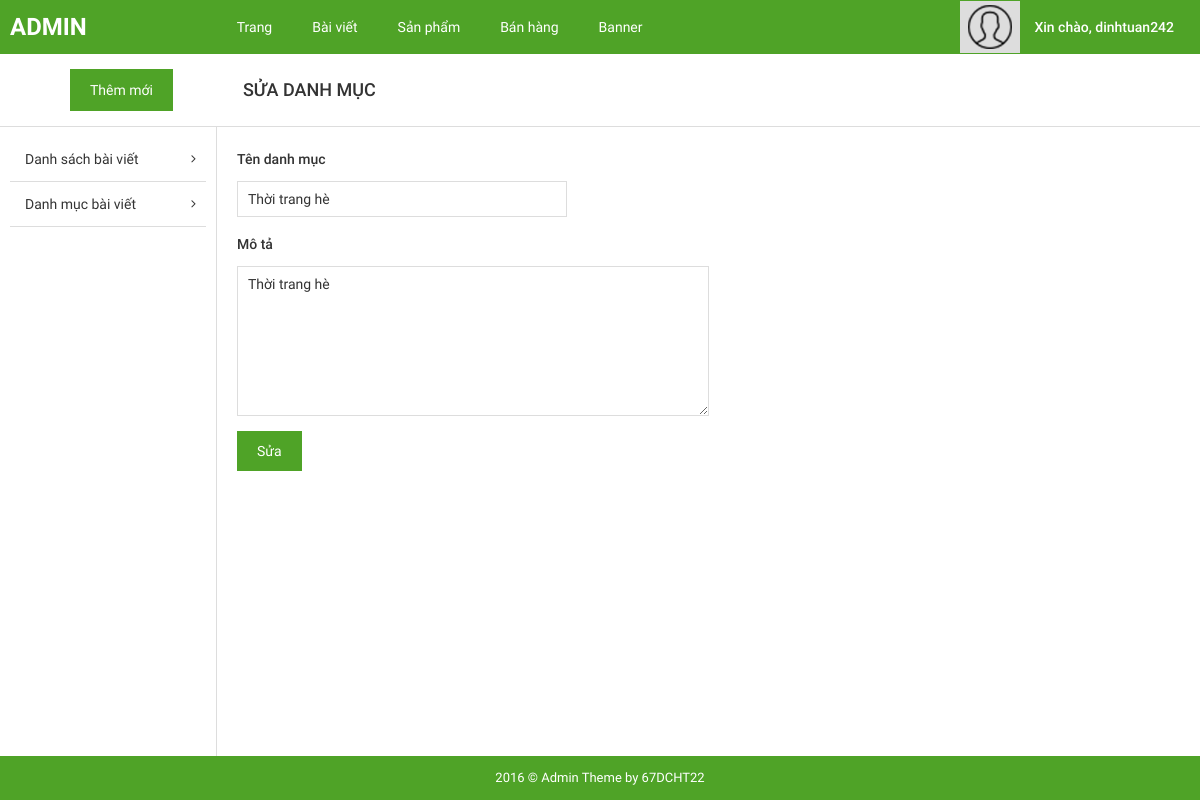
The page /admin/?page=change_cat&id=9 (signed in) on the database its author committed.
### tables this page shows
CREATE TABLE `tbl_user` (
  `username` varchar(30) NOT NULL,
  `name` char(50) DEFAULT NULL,
  `email` varchar(200) DEFAULT NULL,
  `phone` varchar(10) DEFAULT NULL,
  `address` varchar(200) DEFAULT NULL,
  `password` varchar(10) NOT NULL
);

CREATE TABLE `tbl_category` (
  `id` int(11) NOT NULL,
  `title` varchar(100) NOT NULL,
  `content` text NOT NULL
);

### admin/pages/change_cat.php (the view, shortened to what this page needs)
<div id="main-content-wp" class="add-cat-page">
    <div class="section" id="title-page">
        <div class="clearfix">
            <a href="?page=add_product" title="" id="add-new" class="fl-left">Thêm mới</a>
            <h3 id="index" class="fl-left">Sửa danh mục</h3>
        </div>
    </div>
    <div class="wrap clearfix">
        <div id="sidebar" class="fl-left">
            <ul id="list-cat">
                <li>
                    <a href="?page=list_post" title="">Danh sách bài viết</a>
                </li>
                <li>
                    <a href="?page=list_cat" title="">Danh mục bài viết</a>
                </li>
            </ul>
        </div>
        <div id="content" class="fl-right">
            <div class="section" id="detail-page">
                <div class="section-detail">
                    <form method="POST" action="pages/change_cat_perform.php" enctype="multipart/form-data">
                         <?php
                               include("../config/dbconfig.php");
                               $id = $_GET["id"];
                               $sql = "select * from tbl_category where id = ".$id;
                               $run = mysqli_query($conn,$sql);
                               $row = mysqli_fetch_array($run);
                        ?>
                        <label for="title">Tên danh mục</label>
                        <input type="text" name="title" id="title" value="<?php echo $row["title"];?>">
                        <label >Mô tả</label>
                        <textarea name="content" id="content"><?php echo $row["content"];?></textarea>
                        <button type="submit" name="btn-submit" id="btn-submit">Sửa</button>
                    </form>
                </div>
            </div>
        </div>
    </div>
</div>

### admin/inc/header.php (shortened to what this page needs)
<!DOCTYPE html>
<html>
    <head>
        <link href="public/css/bootstrap/bootstrap.min.css" rel="stylesheet" type="text/css"/>
        <link href="public/css/bootstrap/bootstrap-theme.min.css" rel="stylesheet" type="text/css"/>
        <link href="public/reset.css" rel="stylesheet" type="text/css"/>
        <link href="public/css/font-awesome/css/font-awesome.min.css" rel="stylesheet" type="text/css"/>
        <link href="public/style.css" rel="stylesheet" type="text/css"/>
        <link href="public/responsive.css" rel="stylesheet" type="text/css"/>
    </head>
    <body>
        <div id="site">
            <div id="container">
                <div id="header-wp">
                    <div class="wp-inner clearfix">
                        <a href="?page=list_post" title="" id="logo" class="fl-left">ADMIN</a>
                        <ul id="main-menu" class="fl-left">
                            <li>
                                <a href="?page=list_page" title="">Trang</a>
                            </li>
                            <li>
                                <a href="?page=list_post" title="">Bài viết</a>
                            </li>
                            <li>
                                <a href="?page=list_product" title="">Sản phẩm</a>
                            </li>
                            <li>
                                <a href="?page=list_order" title="">Bán hàng</a>
                            </li>
                            <li>
                                <a href="?page=list_banner" title="">Banner</a>
                            </li>
                        </ul>
                        <div id="dropdown-user" class="dropdown dropdown-extended fl-right">
                            <button class="dropdown-toggle clearfix" type="button"  data-toggle="dropdown" aria-haspopup="true" aria-expanded="true">
                                <div id="thumb-circle" class="fl-left">
                                    <img src="public/images/img-admin.png">
                                </div>
                                <?php
                                    include("../config/dbconfig.php");
                                    $email = $_SESSION['email'];
                                    $sql = "SELECT * from tbl_user where email = '$email'";
                                    $run = mysqli_query($conn, $sql);
                                    $row = mysqli_fetch_array($run);
                                ;?>
                                <h3 id="account" class="fl-right">Xin chào, <?php echo $row["username"];?></h3>
                            </button>
                        </div>
                    </div>
                </div>

### admin/public/css/import/global.css (style rules this page uses)
body { font-family: "Roboto Regular"; font-size: 14px; line-height: 24px; color: #333; }
.fl-left { float: left; }
.fl-right { float: right; }
img { max-width: 100%; height: auto; display: block; }
ul li { list-style: none!important; }
a { text-decoration: none!important; }
.dropdown .dropdown-toggle { background: none; border: none; outline: none; }

### admin/public/css/import/list_post.css (style rules this page uses)
#header-wp { background: #4fa327; }
#main-menu { margin-left: 120px; }
#main-menu li { float: left; }
#main-menu li a { display: block; color: #fff; padding: 15px 20px; }
#logo { font-family: 'Roboto Bold'; font-weight: normal; color: #fff; font-size: 24px; padding: 15px 10px; }
#thumb-circle { display: block; padding: 4px 8px; background: #ddd; }
#account { font-family: 'Roboto Medium'; font-weight: normal; color: #fff; padding: 14px 20px 14px 14px; }
#sidebar { width: 18%; padding: 10px; }
#content { width: 82%; border-left: 1px solid #ddd; padding: 20px; }
#title-page { border-bottom: 1px solid #ddd; }
#add-new { display: inline-block; color: #fff; background: #4fa327; padding: 9px 20px; margin: 15px 70px; }
#index { font-family: 'Roboto Medium'; font-weight: normal; text-transform: uppercase; font-size: 18px; padding: 24px 0px; }
#list-cat li { position: relative; }
#list-cat li a { position: relative; display: block; color: #333; padding: 10px 15px; border-bottom: 1px solid #ddd; }
#list-cat li a:after { position: absolute; content: '\f105'; font-family: 'FontAwesome'; top: 10px; right: 10px; font-size: 13px; }
#main-menu > li { position: relative; }

### admin/public/css/import/add_cat.css (style rules this page uses)
.add-cat-page #detail-page .section-detail label { display: block; padding-bottom: 10px; font-family: 'Roboto Medium'; font-weight: normal; }
.add-cat-page #detail-page .section-detail input[type="text"] { display: block; padding: 5px 10px; border: 1px solid #ddd; width: 35%; margin-bottom: 15px; }
.add-cat-page #detail-page .section-detail textarea { display: block; padding: 5px 10px; border: 1px solid #ddd; width: 50%; height: 150px; margin-bottom: 15px; }
.add-cat-page #detail-page .section-detail button { display: block; border: none; outline: none; background: #4fa327; color: #fff; padding: 8px 20px; margin-bottom: 50px; }

### rows shown on the page
tbl_user: username "dinhtuan242"
tbl_category: title "Thời trang hè", content "Thời trang hè"
